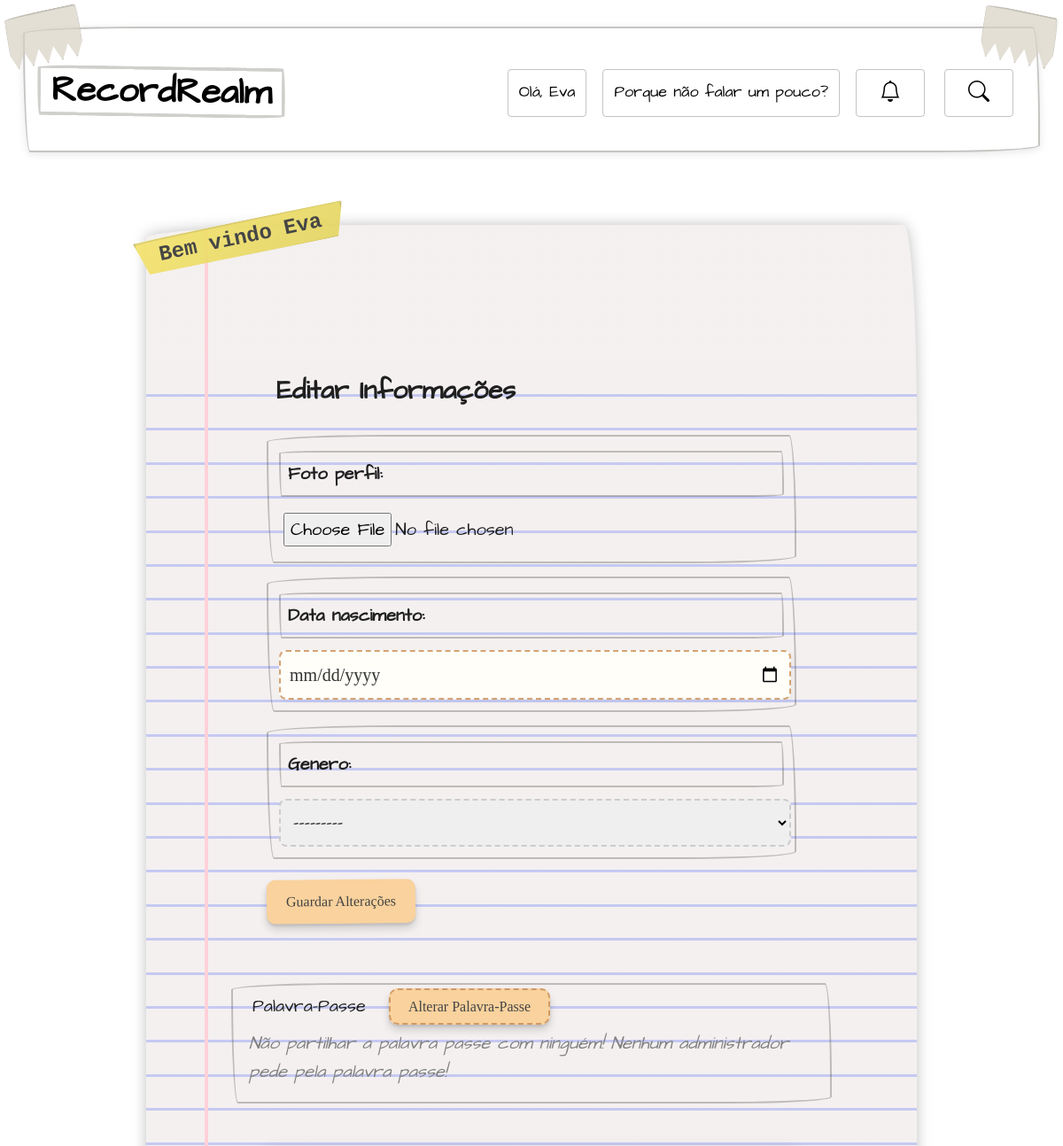
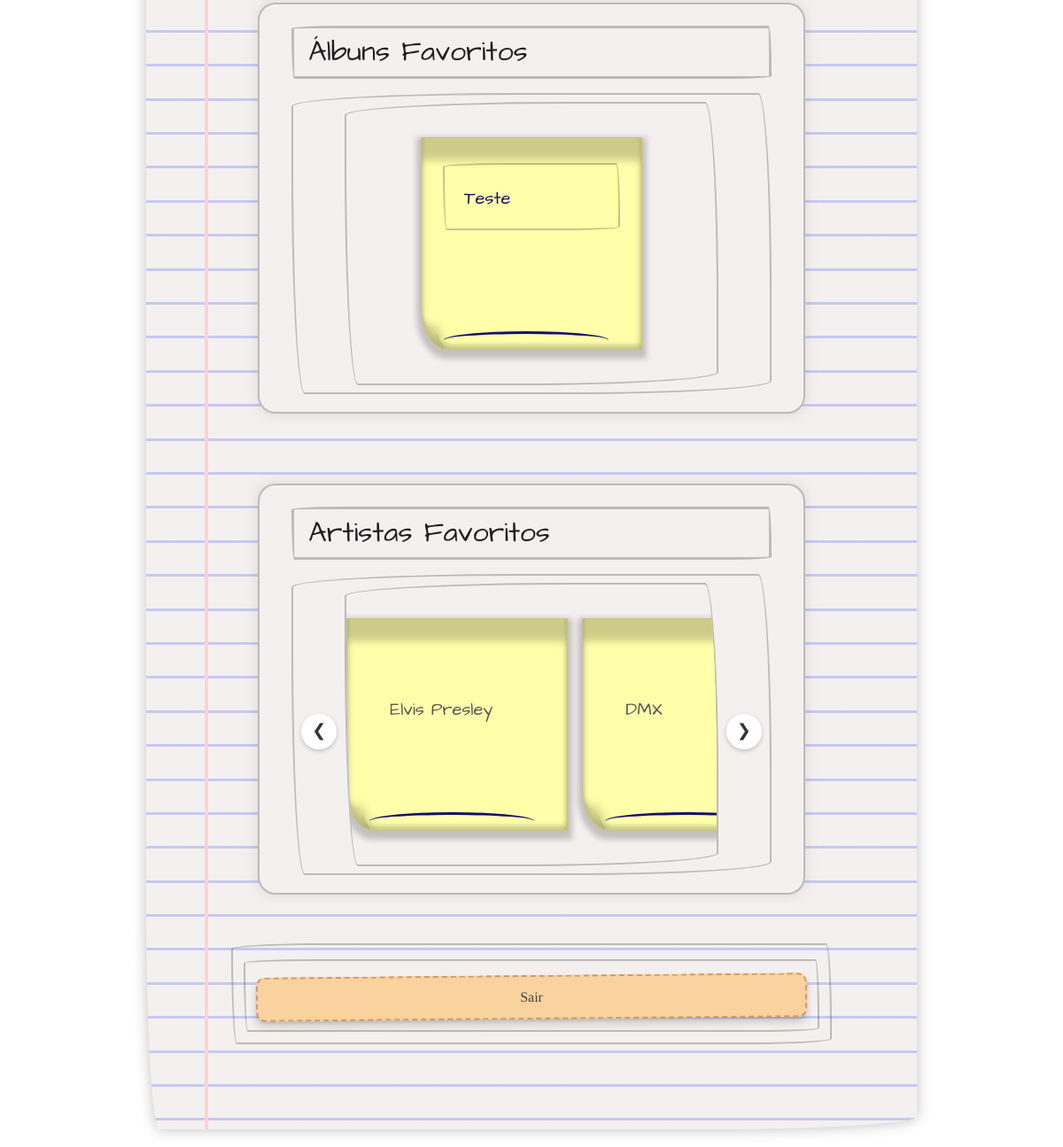
Screenshot of /perfil/ (signed in) with the database file from the repository (2 pictures, top to bottom).
### core/models.py (models this page shows, shortened)
class Album(models.Model):
    GENRE_CHOICES = [
        ('rock', 'Rock'),
        ('pop', 'Pop'),
        ('jazz', 'Jazz'),
        ('classico', 'Clássica'),
        ('hip_hop', 'Hip Hop'),
        ('eletronica', 'Eletrônica'),
    ]
    id_album = models.AutoField(primary_key=True)
    nome = models.CharField(max_length=255)
    breve_descricao = models.TextField(null=True, blank=True)
    descricao = models.TextField()
    genero = models.CharField(max_length=50, choices=GENRE_CHOICES)
    preco = models.DecimalField(max_digits=10, decimal_places=2)
    data_de_lancamento = models.DateField()
    imagem = models.ImageField(upload_to='albums/', null=True, blank=True)
    artista = models.ForeignKey(Artist, on_delete=models.CASCADE, default=1)
    favorito = models.ManyToManyField(User, related_name='album_favorito', blank=True)

class Artist(models.Model):
    id_artista = models.AutoField(primary_key=True)
    nome = models.CharField(max_length=255)
    descricao = models.TextField(null=True, blank=True)
    imagem = models.ImageField(upload_to='artistas/', null=True, blank=True)
    favorito = models.ManyToManyField(User, related_name='artista_favorito', blank=True)

### core/views.py (the view)
# urls.py: path('perfil/', views.perfil_view, name='perfil'),
@login_required
def perfil_view(request):
    perfil, created = Perfil.objects.get_or_create(user=request.user)
    if request.method == 'POST':
        form = PerfilForm(request.POST, request.FILES, instance=perfil)
        if form.is_valid():
            form.save()
            return redirect('perfil')
    else:
        form = PerfilForm(instance=perfil)
    favoritos_artista = request.user.artista_favorito.all()
    favoritos_album = request.user.album_favorito.all()
    return render(request, 'core/perfil.html', {
        'perfil_form': form,
        'favoritos_artistas': favoritos_artista,
        'favoritos_albuns': favoritos_album,
    })

### core/forms.py
class PerfilForm(forms.ModelForm):
    class Meta:
        model = Perfil
        fields = ['foto_perfil', 'data_nascimento', 'genero']
        widgets = {
            'data_nascimento': forms.DateInput(attrs={'type': 'date'}),
        }

### core/templates/core/perfil.html (shortened to what this page needs)
{% extends 'core/base.html' %}
{% block content %}
<div style="padding: 30px; border-color: transparent;"></div>
<div class="caixa-perfil paper">
    <h1 class="fita">Bem vindo {{user.username}}</h1>
    <div style="border-color: transparent;">
        <form method="post" enctype="multipart/form-data" class="" style="border-color: transparent;">
            <fieldset class="" style="border-color: transparent;">
                <legend style="border-color: transparent;">Editar Informações</legend>
                {{ perfil_form.as_p }}
                <button style="border-color: transparent;" type="submit" class="btn-papel">Guardar Alterações</button>
            </fieldset>
        </form>
    </div>
    <div class="info-item">
        <span style="border-color: transparent;">Palavra-Passe</span>
        <a href="{% url 'password_change' %}" class="btn-papel btn-small">
            Alterar Palavra-Passe
        </a>
        <p style="color: gray; border-color: transparent; font-style: italic; margin: 0;">
            Não partilhar a palavra passe com ninguém! Nenhum administrador pede pela palavra passe!
        </p>
    </div>
    <div class="favoritos-wrapper">
        <h2 class="titulo-favoritos">Álbuns Favoritos</h2>
        <div class="carousel-container">
            <div class="favoritos-carousel" id="albuns-carousel">
                {% for album in favoritos_albuns %}
                <div class="post-it">
                    <div class="favorito-info">
                        <h3 style="border-color: transparent;" class="favorito-titulo">{{ album.nome }}</h3>
                    </div>
                </div>
                {% endfor %}
            </div>
        </div>
    </div>
    <div class="favoritos-wrapper">
        <h2 class="titulo-favoritos">Artistas Favoritos</h2>
        <div class="carousel-container">
            <button class="carousel-btn left" onclick="scrollCarousel('artistas', -1)">❮</button>
            <div class="favoritos-carousel" id="artistas-carousel">
                {% for artista in favoritos_artistas %}
                <div class="post-it">
                    <a style="border-color: transparent;" href="{% url 'artista_detail' id_artista=artista.id_artista %}">
                        <div style="border-color: transparent;" class="favorito-info">
                            <h3 style="border-color: transparent;" class="favorito-titulo">{{ artista.nome }}</h3>
                        </div>
                    </a>
                </div>
                {% endfor %}
            </div>
            <button class="carousel-btn right" onclick="scrollCarousel('artistas', 1)">❯</button>
        </div>
    </div>
    <div class="logout-section">
        <form method="post" action="{% url 'logout' %}">
            <button type="submit" class="btn-papel btn-logout">
                Sair
            </button>
        </form>
    </div>
</div>
{% endblock %}

### core/templates/core/base.html (shortened to what this page needs)
{% load static %}
<!DOCTYPE html>
<html>
  <head>
    <link href="https://cdn.jsdelivr.net/npm/bootstrap-icons/font/bootstrap-icons.css" rel="stylesheet">
    <link href="https://cdn.jsdelivr.net/npm/bootstrap@5.3.3/dist/css/bootstrap.min.css" rel="stylesheet">
    <link rel="stylesheet" href="{% static 'css/style.css' %}">
  </head>
  <body>
    <link href="https://cdn.jsdelivr.net/npm/bootstrap-icons/font/bootstrap-icons.css" rel="stylesheet">
    <nav id="tape-wrapper">
      <div class="tape-corner left"></div>
      <div class="tape-corner right"></div>
      <div class="header">
        <a href="/" class="logo">RecordRealm</a>
        <div class="header-right">
          {% if request.user.is_authenticated %}
            {% if request.user.is_staff or request.user.is_superuser %}
              <div style = "border-color: transparent;"  class="dropdown d-inline-block">
                <a href="#" class="dropdown-toggle" id="adminDropdown" data-bs-toggle="dropdown" aria-expanded="false">
                  Olá, {{ user.username }}
                </a>
                <ul class="dropdown-menu" aria-labelledby="adminDropdown">
                  <li><a class="dropdown-item" href="/perfil/"><i class="bi bi-person"></i>Perfil</a></li>
                  <li><a class="dropdown-item" href="/admin/"><i class="bi bi-gear"></i>Administração</a></li>
                  <li><a class="dropdown-item" href="/admin/auth/user/"><i class="bi bi-people"></i>Utilizadores</a></li>
                  <li><a class="dropdown-item" href="/rooms/"><i class="bi bi-chat-left-text"></i>Chatrooms</a></li>
                </ul>
              </div>
            {% else %}
              <a href="/perfil/">Olá, {{ user.username }}</a>
              <a href="/rooms/">Porque não falar um pouco?</a>
            {% endif %}
            <a href="{% url 'convite_pendente' %}" class="position-relative me-2" title="Convites Pendentes">
              <i style = "border-color: transparent;" class="bi bi-bell fs-4"></i>
            </a>
          {% else %}
            <a href="/login/">Log in</a>
            <a href="/signup/">Criar Conta</a>
          {% endif %}
          <a href="#" id="search-toggle" title="Pesquisar">
            <i style = "border-color: transparent;"class="bi bi-search fs-4"></i>
          </a>
        </div>
      </div>
    </nav>
{% block content %}
{% endblock %}
</body>
</html>

### core/templates/core/base.html (style rules this page uses)
a { margin: 0 10px; color: #555; text-decoration: none; position: relative; }

### rows the page displays
Album: nome "Teste"
Artist: nome "Elvis Presley"
Artist: nome "DMX"

### other values shown
{{ user.username }} "Eva"
